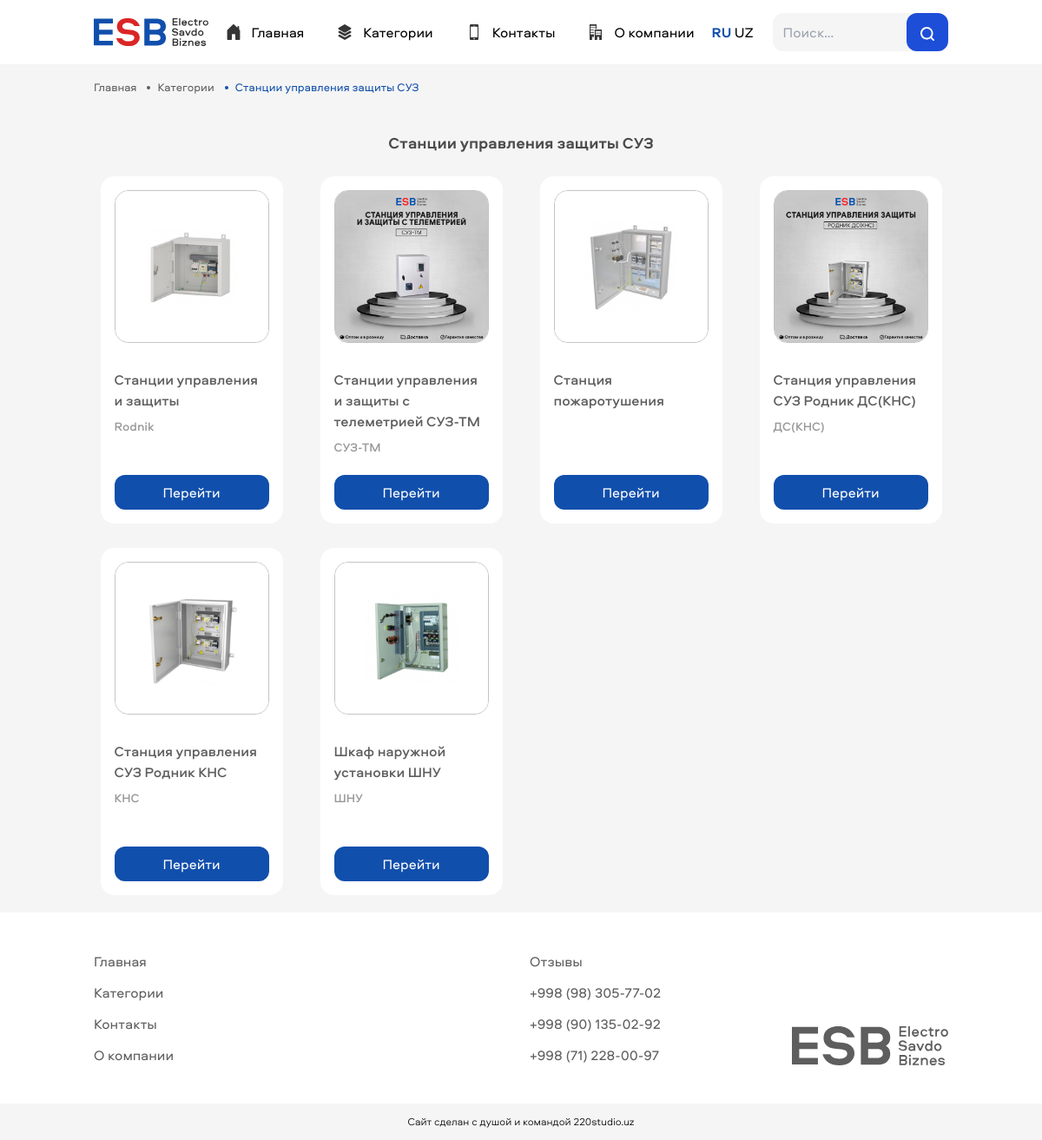
Page /categories/stanciya/ on the committed database.
### categories/models.py (models this page shows, shortened)
class Categories(models.Model):
    title = models.CharField(max_length=150, verbose_name='Название', blank=False)
    title_uz = models.CharField(max_length=150, verbose_name='Название (УЗБ)', blank=False)
    img = models.ImageField(upload_to='media', verbose_name='Картинка', blank=False)
    slug = models.CharField(max_length=300, verbose_name='URL (Необязательно)', blank=True)
    class Meta:
        verbose_name = 'Категорию'
        verbose_name_plural = 'Категории'

class Product(models.Model):
    name = models.CharField(max_length=300, verbose_name='Название товара', blank=False)
    name_uz = models.CharField(max_length=300, verbose_name='Название товара (УЗБ)', blank=False)
    category = models.ForeignKey(Categories, on_delete=models.CASCADE, default=0)
    model = models.CharField(max_length=300, verbose_name='Модель товара', blank=True)
    product_slug = models.CharField(max_length=300, verbose_name='URL (Необязательно)', blank=True)
    img = models.ImageField(upload_to='media', verbose_name='Картинка', blank=False)
    class Meta:
        verbose_name = 'Товар'
        verbose_name_plural = 'Товары'
    def get_url(self):
        return reverse('about_product', args=[self.category.slug, self.product_slug])

### categories/views.py (the view)
# urls.py: path('<slug:slug>/', products, name='products'),
def products(request, lang='ru', slug=None):
    data = {
        'page': 'products',
        'slug': slug,
        'categories': Categories.objects.all(),
        'products': Product.objects.all(),
        'meta': MetaTags.objects.all(),
        'favicons': Favicon.objects.all(),
        'head_tags': HeadTags.objects.all(),
        'lang': lang,
        'contact_info': {
            'phones': Phone.objects.all(),
            'emails': EMail.objects.all(),
            'addresses': Address.objects.all(),
            'social': SocialLink.objects.all()
        },
    }
    contact_info = {
        'name': request.GET.get('name'),
        'phone': request.GET.get('phone'),
        'company': request.GET.get('company'),
        'message': request.GET.get('message'),
    }
    if not contact_info['name'] or not contact_info['phone'] or not contact_info['message']:
        pass
    else:
        os.system(
            f'bot_engine/main.py --name "{contact_info["name"]}" --phone "{contact_info["phone"]}" '
            f'--company "{contact_info["company"]}" --message "{contact_info["message"]}"')
        data['success_sent'] = True
    return render(request, 'products/index.html', context=data)

### categories/templates/products/index.html (shortened to what this page needs)
{% extends 'base.html' %}
{% load static %}
{% block styles %}
  <link rel="stylesheet" href="{% static '/css/style.css' %}" />
{% endblock %}
{% block content %}
  {% if lang == 'ru' %}
      <div class="container breadcrumbs">
        <a href="{% url 'home' %}">Главная</a>
        <a href="{% url 'categories' %}" class="breadcrumbs-link">
          <span class="breadcrumbs-dot"></span>
          Категории
        </a>
        <a href="#" class="breadcrumbs-link breadcrumbs-active">
          <span class="breadcrumbs-dot"></span>
          {% for category in categories %}
          {% if category.slug == slug %}
            {{ category.title }}
          {% endif %}
        {% endfor %}
        </a>
      </div>
      <div class="container py-5">
        {% for category in categories %}
          {% if category.slug == slug %}
            <h1 class="section-title">{{ category.title }}</h1>
          {% endif %}
        {% endfor %}
        <div class="
            flex flex-col
            gap-5
            sm:grid sm:grid-cols-3
            md:gap-7
            lg:grid-cols-4
            xl:grid-cols-5
          "
        >
          {% for product in products %}
            {% if product.category.slug == slug %}
              <div
                class="
                  categories_card
                  flex
                  justify-between
                  bg-white
                  rounded-2xl
                  overflow-hidden
                  p-2
                  sm:flex-col sm:max-w-[210px] sm:p-4 sm:w-full
                  md:mx-auto
                "
              >
                <div
                  class="
                    card_img
                    w-28
                    border border-[#C4C4C4]
                    rounded-2xl
                    overflow-hidden
                    sm:max-w-[180px] sm:h-[230px] sm:w-full
                    select-none
                  "
                >
                  <a href="{{ product.get_url }}">
                    <img
                      src="{{ product.img.url }}"
                      alt=""
                      class="w-full h-full object-cover sm:object-scale-down"
                    />
                  </a>
                </div>
                <div class="space-y-2 flex-1">
                  <a href="{{ product.get_url }}">
                    <h2 class="text-sm text-[#5E5E5E] font-medium sm:text-base">
                      {{ product.name }}
                    </h2>
                  </a>
                  <a href="{{ product.get_url }}" class="inline-block">
                    <p class="text-xs font-medium text-[#999999] sm:text-sm">
                      {{ product.model }}
                    </p>
                  </a>
                </div>
                  <div class="flex justify-end sm:justify-center">
                    <a
                      href="{{ product.get_url }}"
                      class="
                        main-btn
                        py-2
                        text-xs
                        px-7
                        inline-block
                        sm:w-full sm:text-center sm:text-base
                      "
                      >Перейти</a
                    >
                  </div>
              </div>
            {% endif %}
          {% endfor %}
        </div>
      </div>
    {% endif %}
{% endblock %}

### rows in the picture
Categories: title "Станции управления защиты СУЗ"
Product: img (picture), name "Станции управления и защиты", model "Rodnik"
Product: img (picture), name "Станции управления и защиты с телеметрией СУЗ-ТМ", model "СУЗ-ТМ"
Product: img (picture), name "Станция пожаротушения"
Product: img (picture), name "Станция управления СУЗ Родник ДС(КНС)", model "ДС(КНС)"
Product: img (picture), name "Станция управления СУЗ Родник КНС", model "КНС"
Product: img (picture), name "Шкаф наружной установки ШНУ", model "ШНУ"
